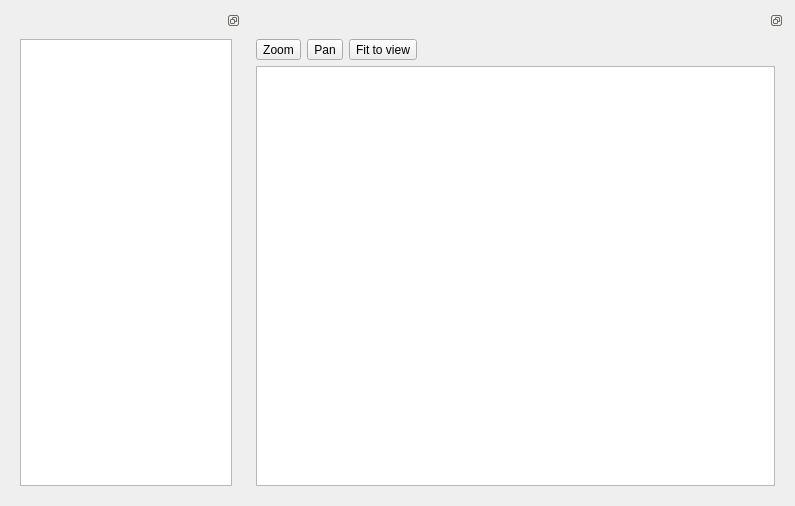
<?xml version="1.0" encoding="UTF-8"?>
<ui version="4.0">
 <class>MapView</class>
 <widget class="QWidget" name="MapView">
  <property name="geometry">
   <rect>
    <x>0</x>
    <y>0</y>
    <width>795</width>
    <height>506</height>
   </rect>
  </property>
  <property name="windowTitle">
   <string>Form</string>
  </property>
  <layout class="QHBoxLayout" name="horizontalLayout" stretch="0,0">
   <item>
    <widget class="QDockWidget" name="dockWidget_2">
     <property name="sizePolicy">
      <sizepolicy hsizetype="Minimum" vsizetype="Preferred">
       <horstretch>30</horstretch>
       <verstretch>0</verstretch>
      </sizepolicy>
     </property>
     <property name="minimumSize">
      <size>
       <width>118</width>
       <height>120</height>
      </size>
     </property>
     <property name="features">
      <set>QDockWidget::DockWidgetFloatable|QDockWidget::DockWidgetMovable</set>
     </property>
     <widget class="QWidget" name="dockWidgetContents_2">
      <layout class="QHBoxLayout" name="horizontalLayout_3">
       <item>
        <widget class="QListView" name="lstLayers">
         <property name="editTriggers">
          <set>QAbstractItemView::NoEditTriggers</set>
         </property>
         <property name="dragEnabled">
          <bool>true</bool>
         </property>
         <property name="dragDropMode">
          <enum>QAbstractItemView::DragDrop</enum>
         </property>
         <property name="defaultDropAction">
          <enum>Qt::IgnoreAction</enum>
         </property>
         <property name="alternatingRowColors">
          <bool>true</bool>
         </property>
        </widget>
       </item>
      </layout>
     </widget>
    </widget>
   </item>
   <item>
    <widget class="QDockWidget" name="dockWidget">
     <property name="sizePolicy">
      <sizepolicy hsizetype="Preferred" vsizetype="Preferred">
       <horstretch>70</horstretch>
       <verstretch>0</verstretch>
      </sizepolicy>
     </property>
     <property name="features">
      <set>QDockWidget::DockWidgetFloatable|QDockWidget::DockWidgetMovable</set>
     </property>
     <widget class="QWidget" name="dockWidgetContents">
      <layout class="QVBoxLayout" name="verticalLayout">
       <item>
        <layout class="QHBoxLayout" name="horizontalLayout_2">
         <item>
          <widget class="QToolButton" name="btnZoom">
           <property name="text">
            <string>Zoom</string>
           </property>
          </widget>
         </item>
         <item>
          <widget class="QToolButton" name="btnPan">
           <property name="text">
            <string>Pan</string>
           </property>
          </widget>
         </item>
         <item>
          <widget class="QToolButton" name="btnFitToView">
           <property name="text">
            <string>Fit to view</string>
           </property>
          </widget>
         </item>
         <item>
          <spacer name="horizontalSpacer">
           <property name="orientation">
            <enum>Qt::Horizontal</enum>
           </property>
           <property name="sizeHint" stdset="0">
            <size>
             <width>40</width>
             <height>20</height>
            </size>
           </property>
          </spacer>
         </item>
        </layout>
       </item>
       <item>
        <widget class="GraphicsView" name="graphicsView"/>
       </item>
      </layout>
     </widget>
    </widget>
   </item>
  </layout>
 </widget>
 <customwidgets>
  <customwidget>
   <class>GraphicsView</class>
   <extends>QGraphicsView</extends>
   <header>graphicsview.h</header>
  </customwidget>
 </customwidgets>
 <resources/>
 <connections/>
</ui>
